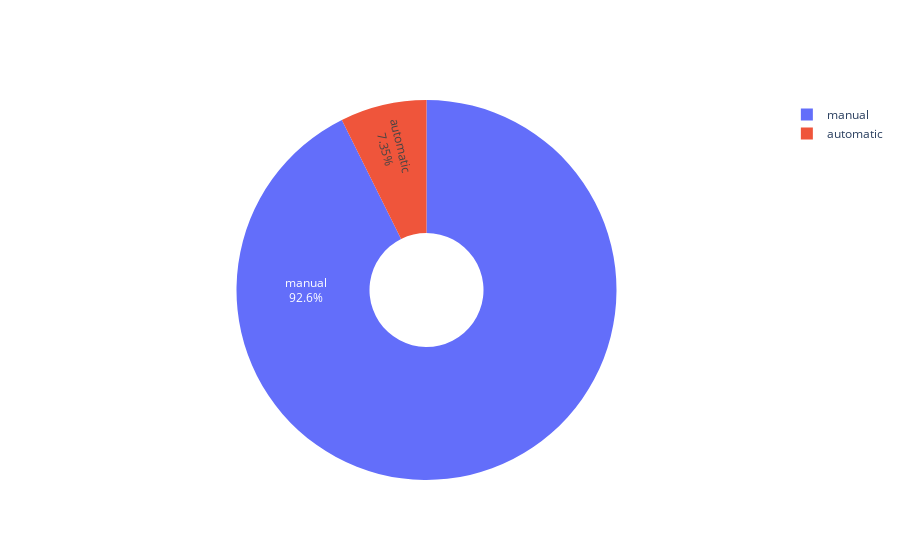

Here is the notebook cell this chart was saved with:
### Code cell
# Distribution of transmission
data_pie = df['transmission'].value_counts()

fig = go.Figure(data=[go.Pie(labels=data_pie.index, values=data_pie.tolist(), textinfo='label+percent',insidetextorientation='radial')])

fig.update_traces(hole=.3, hoverinfo="label+percent+name")

### Figure 1 — Plotly figure (JSON) as saved in the notebook; plotly's stock layout.template omitted (floating-point values rounded to 4 significant figures)
{"data": [{"hole": 0.3, "hoverinfo": "label+percent+name", "insidetextorientation": "radial", "labels": ["manual", "automatic"], "textinfo": "label+percent", "type": "pie", "values": [542, 43]}], "layout": {}}
